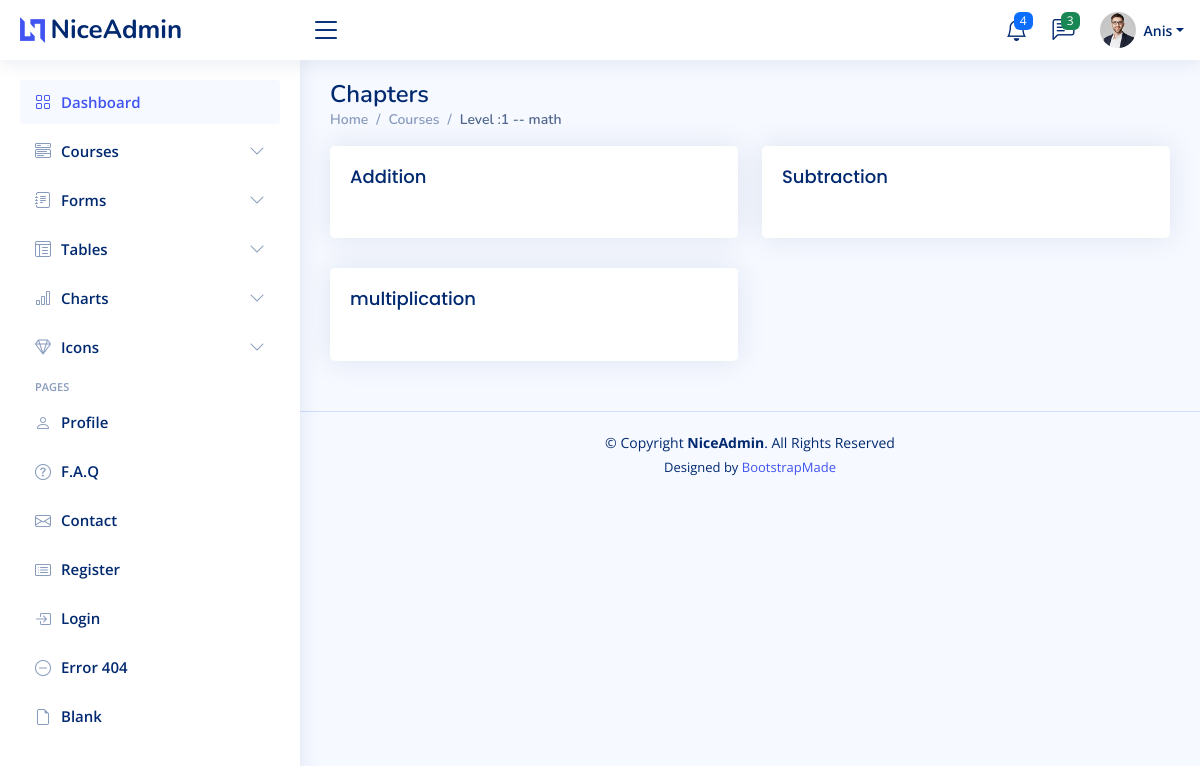
The page /teacher/courses/1/math (signed in) on the database its author committed.
### course/models.py (models this page shows, shortened)
class Chapter(models.Model):
    name = models.CharField(max_length=255)
    subject = models.ForeignKey(Subject,on_delete=models.CASCADE)

### course/views.py (the view)
# urls.py: path("teacher/courses/<int:level>/<str:subject>",views.list_chapters,name='list_chpters'),
def list_chapters(request, level, subject):
    sub = Subject.objects.get(Q(name=subject) & Q(level=Level.objects.get(number=level)))
    chapters = Chapter.objects.filter(subject=sub)
    return render(request, 'course/teacher/list_chapters_teacher.html',
                  {'chapters': chapters, 'subject': sub.__str__(), 'first_name': request.user.first_name,
                   'full_name': request.user.get_full_name(), 'role': 'Teacher'})

### course/models.py (called while the page is built)
    def __str__(self):
        return f'Level :{self.number}'

    def __str__(self):
        return f'{self.level.__str__()} -- {self.name} '

### templates/course/teacher/list_chapters_teacher.html (shortened to what this page needs)
{% extends 'course/teacher/base_teacher.html' %}
{% block content %}
    <main id="main" class="main">
        <div class="pagetitle">
            <h1>Chapters</h1>
            <nav>
                <ol class="breadcrumb">
                    <li class="breadcrumb-item"><a href="/teacher/">Home</a></li>
                    <li class="breadcrumb-item"><a href="/teacher/courses">Courses</a></li>
                    <li class="breadcrumb-item active">{{ subject }}</li>
                </ol>
            </nav>
        </div>
        <section class="section">
            {% for object in chapters %}
                {% if forloop.counter0|divisibleby:2 %}
                    <div class="row">
                {% endif %}
            <div class="col-lg-6">
                <a href="{{ request.path }}/{{ object.name }}">
                    <div class="card">
                        <div class="card-body">
                            <h5 class="card-title">{{ object.name }}</h5>
                        </div>
                    </div>
                </a>
            </div>
            {% if forloop.counter|divisibleby:2 or forloop.last %}
                </div>
            {% endif %}
            {% endfor %}
        </section>
    </main>
{% endblock %}

### templates/course/teacher/base_teacher.html (shortened to what this page needs)
{% load static %}
<!DOCTYPE html>
<html lang="en">
<head>
  <link href="{% static 'assets/vendor/bootstrap/css/bootstrap.min.css' %}" rel="stylesheet">
  <link href="{% static 'assets/vendor/bootstrap-icons/bootstrap-icons.css' %}" rel="stylesheet">
  <link href="{% static 'assets/vendor/boxicons/css/boxicons.min.css' %}" rel="stylesheet">
  <link href="{% static 'assets/vendor/quill/quill.snow.css' %}" rel="stylesheet">
  <link href="{% static 'assets/vendor/quill/quill.bubble.css' %}" rel="stylesheet">
  <link href="{% static 'assets/vendor/remixicon/remixicon.css' %}" rel="stylesheet">
  <link href="{% static 'assets/vendor/simple-datatables/style.css' %}" rel="stylesheet">
  <link href="{% static 'assets/css/style.css' %}" rel="stylesheet">
</head>
<body>
  <header id="header" class="header fixed-top d-flex align-items-center">
    <div class="d-flex align-items-center justify-content-between">
      <a href="index.html" class="logo d-flex align-items-center">
        <img src="assets/img/logo.png" alt="">
        <span class="d-none d-lg-block">NiceAdmin</span>
      </a>
      <i class="bi bi-list toggle-sidebar-btn"></i>
    </div>
    <nav class="header-nav ms-auto">
      <ul class="d-flex align-items-center">
        <li class="nav-item dropdown">
          <a class="nav-link nav-icon" href="#" data-bs-toggle="dropdown">
            <i class="bi bi-bell"></i>
            <span class="badge bg-primary badge-number">4</span>
          </a>
        </li>
        <li class="nav-item dropdown">
          <a class="nav-link nav-icon" href="#" data-bs-toggle="dropdown">
            <i class="bi bi-chat-left-text"></i>
            <span class="badge bg-success badge-number">3</span>
          </a>
        </li>
        <li class="nav-item dropdown pe-3">
          <a class="nav-link nav-profile d-flex align-items-center pe-0" href="#" data-bs-toggle="dropdown">
            <img src="assets/img/profile-img.jpg" alt="Profile" class="rounded-circle">
            <span class="d-none d-md-block dropdown-toggle ps-2">{{ first_name }}</span>
          </a>
        </li>
      </ul>
    </nav>
  </header>
  <aside id="sidebar" class="sidebar">
    <ul class="sidebar-nav" id="sidebar-nav">
      <li class="nav-item">
        <a class="nav-link " href="/">
          <i class="bi bi-grid"></i>
          <span>Dashboard</span>
        </a>
      </li>
      <li class="nav-item">
        <a class="nav-link collapsed" data-bs-target="#components-nav" data-bs-toggle="collapse" href="#">
          <i class="bi bi-menu-button-wide"></i><span>Courses</span><i class="bi bi-chevron-down ms-auto"></i>
        </a>
      </li>
      <li class="nav-item">
        <a class="nav-link collapsed" data-bs-target="#forms-nav" data-bs-toggle="collapse" href="#">
          <i class="bi bi-journal-text"></i><span>Forms</span><i class="bi bi-chevron-down ms-auto"></i>
        </a>
      </li>
      <li class="nav-item">
        <a class="nav-link collapsed" data-bs-target="#tables-nav" data-bs-toggle="collapse" href="#">
          <i class="bi bi-layout-text-window-reverse"></i><span>Tables</span><i class="bi bi-chevron-down ms-auto"></i>
        </a>
      </li>
      <li class="nav-item">
        <a class="nav-link collapsed" data-bs-target="#charts-nav" data-bs-toggle="collapse" href="#">
          <i class="bi bi-bar-chart"></i><span>Charts</span><i class="bi bi-chevron-down ms-auto"></i>
        </a>
      </li>
      <li class="nav-item">
        <a class="nav-link collapsed" data-bs-target="#icons-nav" data-bs-toggle="collapse" href="#">
          <i class="bi bi-gem"></i><span>Icons</span><i class="bi bi-chevron-down ms-auto"></i>
        </a>
      </li>
      <li class="nav-heading">Pages</li>
      <li class="nav-item">
        <a class="nav-link collapsed" href="users-profile.html">
          <i class="bi bi-person"></i>
          <span>Profile</span>
        </a>
      </li>
      <li class="nav-item">
        <a class="nav-link collapsed" href="pages-faq.html">
          <i class="bi bi-question-circle"></i>
          <span>F.A.Q</span>
        </a>
      </li>
      <li class="nav-item">
        <a class="nav-link collapsed" href="pages-contact.html">
          <i class="bi bi-envelope"></i>
          <span>Contact</span>
        </a>
      </li>
      <li class="nav-item">
        <a class="nav-link collapsed" href="pages-register.html">
          <i class="bi bi-card-list"></i>
          <span>Register</span>
        </a>
      </li>
      <li class="nav-item">
        <a class="nav-link collapsed" href="pages-login.html">
          <i class="bi bi-box-arrow-in-right"></i>
          <span>Login</span>
        </a>
      </li>
      <li class="nav-item">
        <a class="nav-link collapsed" href="pages-error-404.html">
          <i class="bi bi-dash-circle"></i>
          <span>Error 404</span>
        </a>
      </li>
      <li class="nav-item">
        <a class="nav-link collapsed" href="pages-blank.html">
          <i class="bi bi-file-earmark"></i>
          <span>Blank</span>
        </a>
      </li>
    </ul>
  </aside>
  {% block content %}
  {% endblock %}
  <footer id="footer" class="footer">
    <div class="copyright">
      &copy; Copyright <strong><span>NiceAdmin</span></strong>. All Rights Reserved
    </div>
    <div class="credits">
      Designed by <a href="https://bootstrapmade.com/">BootstrapMade</a>
    </div>
  </footer>
</body>
</html>

### course/static/assets/css/style.css (style rules this page uses)
:root { scroll-behavior: smooth; }
body { font-family: "Open Sans", sans-serif; background: #f6f9ff; color: #444444; }
a { color: #4154f1; text-decoration: none; }
h1, h2, h3, h4, h5, h6 { font-family: "Nunito", sans-serif; }
#main { margin-top: 60px; padding: 20px 30px; transition: all 0.3s; }
.pagetitle { margin-bottom: 10px; }
.pagetitle h1 { font-size: 24px; margin-bottom: 0; font-weight: 600; color: #012970; }
.card { margin-bottom: 30px; border: none; border-radius: 5px; box-shadow: 0px 0 30px rgba(1, 41, 112, 0.1); }
.card-title { padding: 20px 0 15px 0; font-size: 18px; font-weight: 500; color: #012970; font-family: "Poppins", sans-serif; }
.card-body { padding: 0 20px 20px 20px; }
.breadcrumb { font-size: 14px; font-family: "Nunito", sans-serif; color: #899bbd; font-weight: 600; }
.breadcrumb a { color: #899bbd; transition: 0.3s; }
.breadcrumb .breadcrumb-item::before { color: #899bbd; }
.breadcrumb .active { color: #51678f; font-weight: 600; }
.logo { line-height: 1; }
@media (min-width: 1200px) { .logo { width: 280px; } }
.logo img { max-height: 26px; margin-right: 6px; }
.logo span { font-size: 26px; font-weight: 700; color: #012970; font-family: "Nunito", sans-serif; }
.header { transition: all 0.5s; z-index: 997; height: 60px; box-shadow: 0px 2px 20px rgba(1, 41, 112, 0.1); background-color: #fff; padding-left: 20px; }
.header .toggle-sidebar-btn { font-size: 32px; padding-left: 10px; cursor: pointer; color: #012970; }
.header-nav ul { list-style: none; }
.header-nav>ul { margin: 0; padding: 0; }
.header-nav .nav-icon { font-size: 22px; color: #012970; margin-right: 25px; position: relative; }
.header-nav .nav-profile { color: #012970; }
.header-nav .nav-profile img { max-height: 36px; }
.header-nav .nav-profile span { font-size: 14px; font-weight: 600; }
.header-nav .badge-number { position: absolute; inset: -2px -5px auto auto; font-weight: normal; font-size: 12px; padding: 3px 6px; }
.sidebar { position: fixed; top: 60px; left: 0; bottom: 0; width: 300px; z-index: 996; transition: all 0.3s; padding: 20px; overflow-y: auto; scrollbar-width: thin; scrollbar-color: #aab7cf transparent; box-shadow: 0px 0px 20px rgba(1, 41, 112, 0.1); background-color: #fff; }
@media (min-width: 1200px) { #main, #footer { margin-left: 300px; } }
.sidebar-nav { padding: 0; margin: 0; list-style: none; }
.sidebar-nav li { padding: 0; margin: 0; list-style: none; }
.sidebar-nav .nav-item { margin-bottom: 5px; }
.sidebar-nav .nav-heading { font-size: 11px; text-transform: uppercase; color: #899bbd; font-weight: 600; margin: 10px 0 5px 15px; }
.sidebar-nav .nav-link { display: flex; align-items: center; font-size: 15px; font-weight: 600; color: #4154f1; transition: 0.3; background: #f6f9ff; padding: 10px 15px; border-radius: 4px; }
.sidebar-nav .nav-link i { font-size: 16px; margin-right: 10px; color: #4154f1; }
.sidebar-nav .nav-link.collapsed { color: #012970; background: #fff; }
.sidebar-nav .nav-link.collapsed i { color: #899bbd; }
.sidebar-nav .nav-link .bi-chevron-down { margin-right: 0; transition: transform 0.2s ease-in-out; }
.footer { padding: 20px 0; font-size: 14px; transition: all 0.3s; border-top: 1px solid #cddfff; }
.footer .copyright { text-align: center; color: #012970; }
.footer .credits { padding-top: 5px; text-align: center; font-size: 13px; color: #012970; }

### rows shown on the page
Chapter: name "Addition"
Chapter: name "Subtraction"
Chapter: name "multiplication"

### other values the page prints
{{ first_name }} "Anis"
{{ subject }} "Level :1 -- math"
